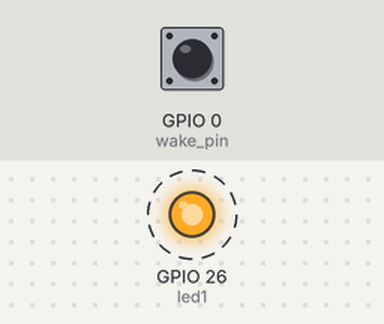
A program run on a simulated ESP32 board running MicroPython. On the bench: output pins drawn as LEDs (lit = HIGH). Dashed ring = blinking. The test bench sets the inputs (shaded band); at power-on: GPIO 0 (wake_pin) HIGH. Deep sleep restarts the program when it ends; what the program prints to the serial console is not drawn.

Above: at 0.5 s.
Timing chart, 0 to 4.6 s (numbered marks = the images above):
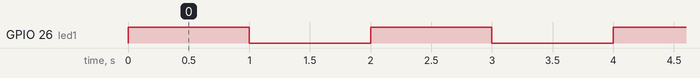

The program:

_velse_2.1.py
```python
from machine import Pin, deepsleep
from time import sleep
import esp32

led1 = Pin(26, Pin.OUT) #valg af LED, dette tilfælde LED1
led1.value(0) #starter med at være slukket
n = 0 #brug til inkrementering
wake_pin = Pin(0, Pin.IN, Pin.PULL_UP) #anvender pb2 på educaboard
pin = wake_pin
level = esp32.WAKEUP_ALL_LOW

while True: #while loop
    n += 1 #inkrementering
    led1.value(1)
    sleep(1)
    led1.value(0)
    sleep(1)
    print(n) #for at se hvor langt den er i shell
    if n >= 10:
        n = 0 #genstarter inkrementeringen til næste loop
        esp32.wake_on_ext0(pin, level) #fortæller den skal vågne op når pb2 er trykket
        print("sover")
        deepsleep()
```

Measured:
- by itself, GPIO 26 (led1): alternates HIGH for 1.0 s and LOW for 1.0 s, 20 changes in all, then stays LOW
